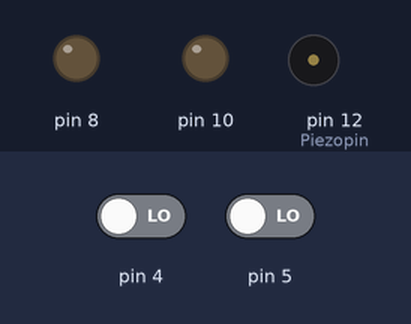
Bench run of a sketch on a simulated Arduino Uno, built with avr-gcc and run on an emulated ATmega328P. Parts: output pins drawn as LEDs (lit = HIGH), buzzer (waves = sounding). The inputs (shaded band) are chosen by the test bench; at power-on: pin 4 LOW, pin 5 LOW.

Above: at 1.2 s.
1.3 s: pin 4 driven HIGH
At 1.55 s:
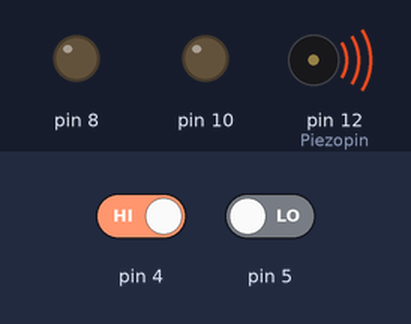
Timing chart, 0 to 4.3 s (numbered marks = the images above; inputs shaded):
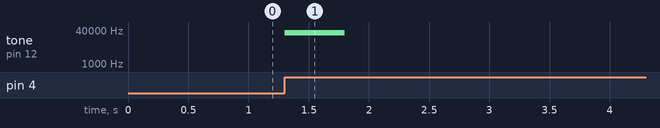

Measured:
- after the input at 1.3 s, tone on pin 12 (Piezopin): silent → 30000 Hz at once, → silent 0.50 s later

The sketch:

Coin_Capacitive_Touch.ino
```cpp
#include <CapacitiveSensor.h>

CapacitiveSensor   cs_2_4 = CapacitiveSensor(2,4);// 1M resistor between pins 2 & 4, pin 4 is sensor pin, add a wire and or foil
CapacitiveSensor   cs_3_5 = CapacitiveSensor(3,5);

int in_1 = 2;
int in_2 =3;

int Piezopin= 12;
int out = 4;
int out2 =5;
int out3 =7;
int state = HIGH;
int r;
int a;
int p = LOW;
long time = 0;
long debounce = 200;
void setup()
{
  pinMode(4, INPUT);
  pinMode(8, OUTPUT);
  pinMode(5,INPUT);
  pinMode(10,OUTPUT);
}
void loop()
{

  r = digitalRead(4);
  a= digitalRead(5);


  if (r == HIGH && p == LOW && millis() - time > debounce) {
    if (state == HIGH)
      state = LOW;
    else
      state = HIGH;
    time = millis();
    tone (Piezopin,30000,500);
    digitalWrite(8, state);
    p = r;
  }
    /**else if (a == HIGH && p == LOW && millis() -time >debounce)
    {
      if (state == HIGH)
      state = LOW;
      else
      state = HIGH;
      time = millis();
      tone (Piezopin,3000,500);
      digitalWrite (10,state);
      p=a;
      **/
    }
```
